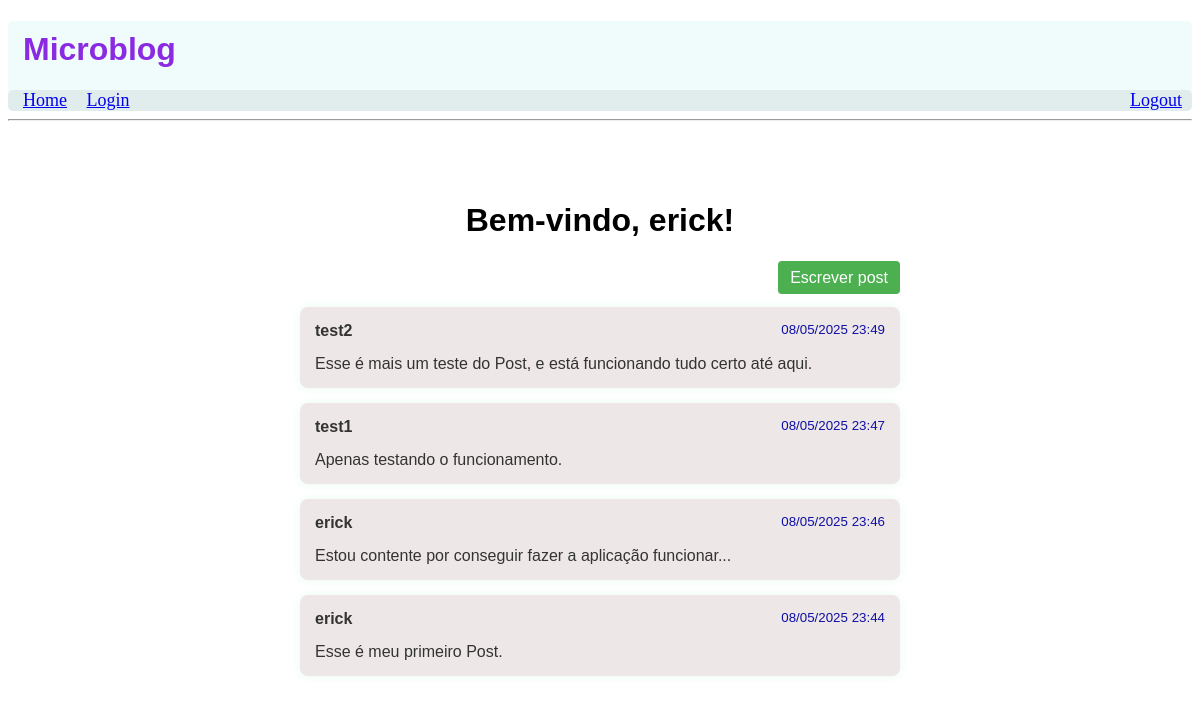
The page / (signed in) on the database its author committed.
### app/models/models.py (models this page shows, shortened)
class User(UserMixin, db.Model):
    __tablename__ = 'users'
    id: Mapped[int] = mapped_column(primary_key=True, autoincrement=True)
    username: Mapped[str] = mapped_column(String(64), unique=True, nullable=False)
    password: Mapped[str] = mapped_column(String(128), nullable=False)
    remember: Mapped[bool] = mapped_column(Boolean, default=False)
    last_login: Mapped[datetime] = mapped_column(DateTime, default=datetime.utcnow)
    posts: Mapped[list["Post"]] = relationship(
        "Post",
        back_populates="author",
        cascade="all, delete-orphan"
    )

class Post(db.Model):
    __tablename__ = 'posts'
    id: Mapped[int] = mapped_column(primary_key=True, autoincrement=True)
    body: Mapped[str] = mapped_column(String(280), nullable=False)  # limite de 280 caracteres
    timestamp: Mapped[datetime] = mapped_column(DateTime, default=datetime.utcnow)
    user_id: Mapped[int] = mapped_column(ForeignKey("users.id"), nullable=False)
    author: Mapped["User"] = relationship("User", back_populates="posts")

### app/routes.py (the view)
@app.route('/')
def index():
    username = session.get('username')
    user = {'username': username} if username else None
    posts = []
    if user:
        posts = alquimias.get_timeline()
    return render_template(
        'index.html',
        title='Página Inicial',
        user=user,
        posts=posts
    )

### app/alquimias.py (called while the page is built)
def get_timeline():
    return db.session.query(Post).order_by(Post.timestamp.desc()).limit(5).all()

### app/templates/index.html (shortened to what this page needs)
{% extends "base.html" %}
{% block content %}
<div class="container">
    <div class="welcome">
        <h1>Bem-vindo{% if user %}, {{ user.username }}{% endif %}!</h1>
    </div>
    {% if user %}
        <div class="new-post-link">
            <a href="{{ url_for('post') }}">Escrever post</a>
        </div>
    {% endif %}
    {% if posts %}
        {% for post in posts %}
            <div class="post-box">
                <div class="post-author">
                    {{ post.author.username }}
                    <small>
                        {{ post.timestamp.strftime('%d/%m/%Y %H:%M') }}
                    </small>
                </div>
                <div class="post-body">{{ post.body }}</div>
            </div>
        {% endfor %}
    {% else %}
        <p>Nenhum post encontrado.</p>
    {% endif %}
</div>
{% endblock %}

### app/templates/base.html (shortened to what this page needs)
<!doctype html>
<html lang="pt-BR">
<head>
</head>
<body>
    <div class="cabecalho">
        <h1>Microblog</h1>
        <nav>
            <a href="/">Home</a>
            <a href="/login">Login</a>
            {% if user %}
                <div class="logout-link">
                    <a href="{{ url_for('logout') }}">Logout</a>
                </div>
            {% endif %}
        </nav>
    </div>
    <hr>
    {% block content %}{% endblock %}
</body>
</html>

### app/templates/base.html (style rules this page uses)
.cabecalho { background-color: rgb(240, 252, 252); border-radius: 5px; }
.cabecalho h1 { padding-top: 10px; margin-left: 15px; font-family: Arial, Helvetica, sans-serif; color: blueviolet; }
.cabecalho nav { color: green; font-size: 18px; background-color: rgb(225, 236, 236); border-radius: 5px; }
.cabecalho nav a { margin-left: 15px; }
.logout-link { text-align: right; display: flex; float: right; margin-right: 10px; }

### app/templates/index.html (style rules this page uses)
.container { max-width: 600px; margin: 40px auto; padding: 20px; font-family: Arial, sans-serif; }
.welcome { text-align: center; margin-bottom: 30px; }
.post-box { background-color: #eee7e7; padding: 15px; margin-bottom: 15px; border-radius: 8px; box-shadow: 0 0 10px rgba(16, 204, 116, 0.1); }
.post-author { font-weight: bold; color: #333; margin-bottom: 5px; }
.post-body { font-size: 16px; color: #555; }
.new-post-link { display: block; text-align: right; margin-bottom: 20px; }
.new-post-link a { background-color: #4CAF50; color: white; padding: 8px 12px; text-decoration: none; border-radius: 4px; }
.post-author { padding-bottom: 10px; }
.post-author small { float: right; font-weight: normal; color: #0f0fa5; }
.post-body { color: #333; }

### rows shown on the page
User: username "erick"
Post: author.username "test2", timestamp "08/05/2025 23:49", body "Esse é mais um teste do Post, e está funcionando tudo certo até aqui."
Post: author.username "test1", timestamp "08/05/2025 23:47", body "Apenas testando o funcionamento."
Post: author.username "erick", timestamp "08/05/2025 23:46", body "Estou contente por conseguir fazer a aplicação funcionar..."
Post: author.username "erick", timestamp "08/05/2025 23:44", body "Esse é meu primeiro Post."
